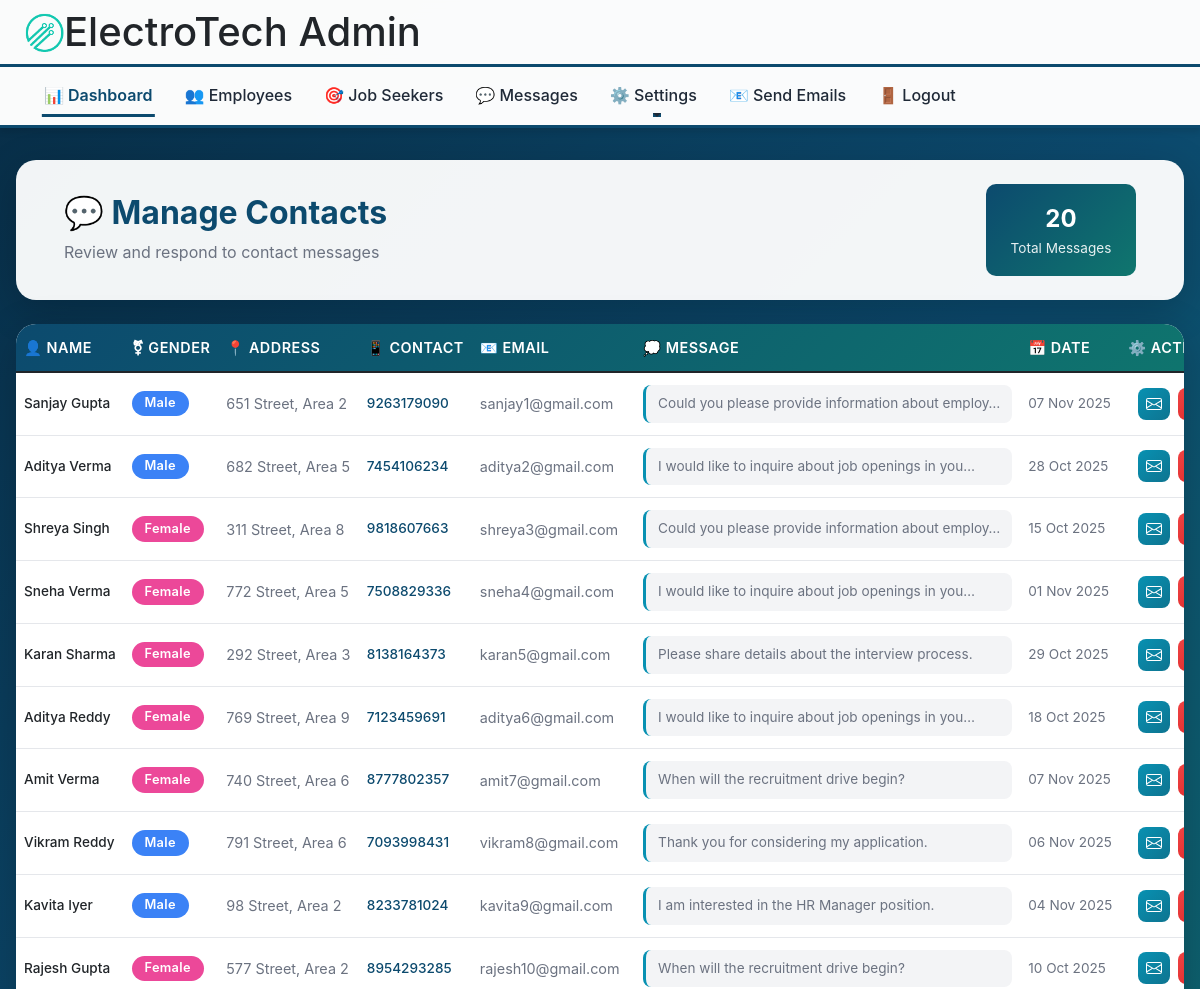
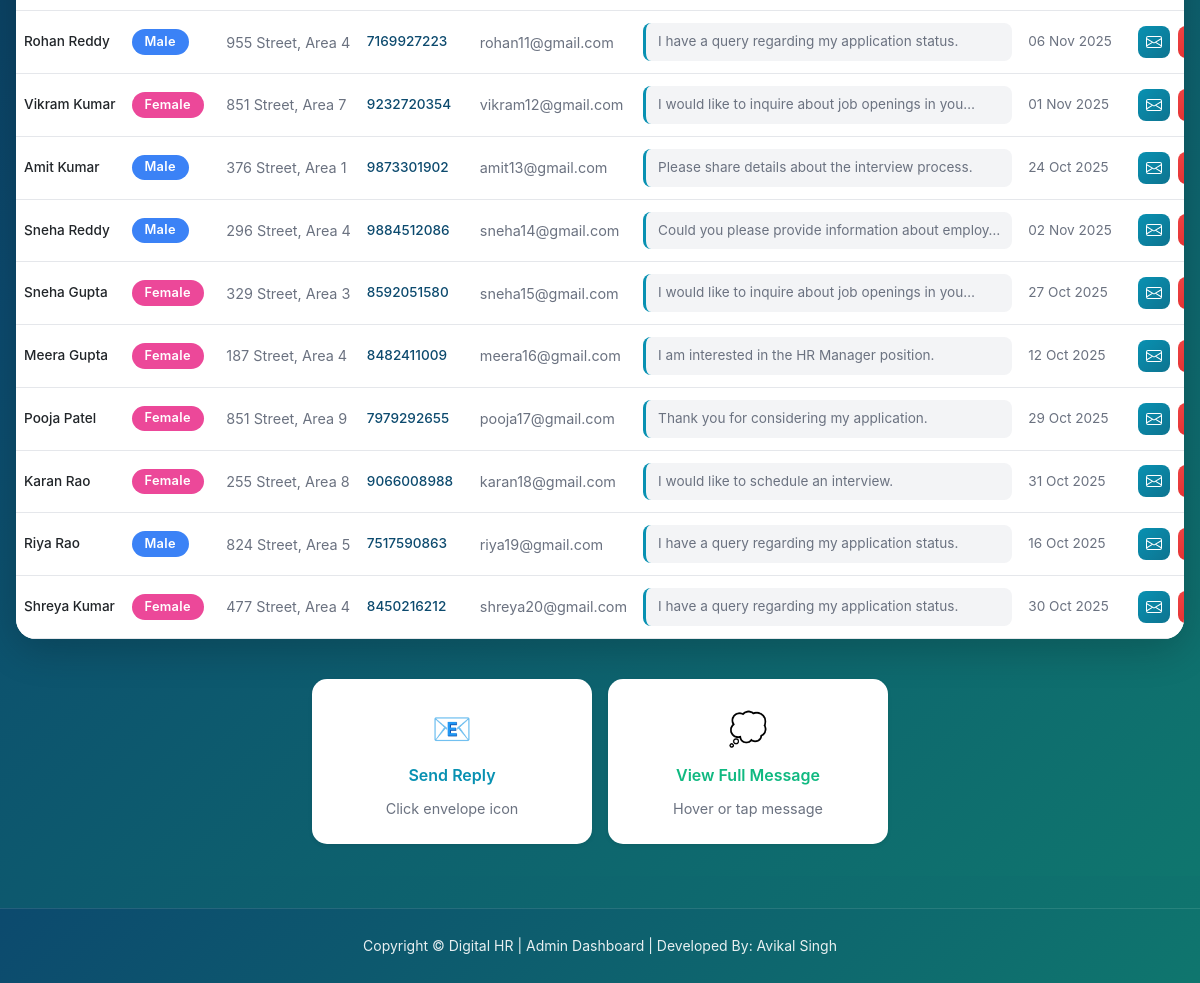
/contact_view (signed in), run on the app's committed database (2 pictures, top to bottom).
### home/models.py (models this page shows)
class Contact(models.Model):
    name = models.CharField(max_length=122)
    gender = models.CharField(max_length=122)
    address = models.TextField()
    contactno = models.IntegerField()
    email = models.EmailField(max_length=122)
    message = models.TextField()
    date = models.DateField()

### home/views.py (the view)
# urls.py: path("contact_view", views.contact_view, name = 'contact_view'),
def contact_view(request):
    if request.user.is_anonymous:
        return redirect("admin_login")
    contacts = Contact.objects.all()
    return render(request, 'admin_zone/contact_view.html', {'contacts': contacts})

### templates/admin_zone/contact_view.html (shortened to what this page needs)
{% extends 'admin_zone/admin_home.html' %}
{% load static %}
{% block body %}
<div style="background: linear-gradient(135deg, #082f49 0%, #0c4a6e 40%, #0f766e 100%); min-height: calc(100vh - 200px); padding: 2rem 1rem;">
    <div style="max-width: 1400px; margin: 0 auto; width: 100%;">
        <div class="card mb-4" style="background: rgba(255, 255, 255, 0.95); border: none; border-radius: 20px; box-shadow: 0 10px 40px rgba(0,0,0,0.2);">
            <div class="card-body py-4 px-5">
                <div style="display: flex; gap: 1rem; align-items: center; justify-content: space-between; flex-wrap: wrap;">
                    <div>
                        <h1 style="font-size: 2rem; font-weight: 700; color: var(--primary-color); margin: 0;">💬 Manage Contacts</h1>
                        <p style="color: var(--text-muted); margin-top: 0.5rem; margin-bottom: 0;">Review and respond to contact messages</p>
                    </div>
                    <div style="background: linear-gradient(135deg, var(--primary-color) 0%, var(--secondary-color) 100%); color: white; padding: 1rem 1.5rem; border-radius: 10px; text-align: center; min-width: 150px;">
                        <div style="font-size: 1.5rem; font-weight: 700;">{{ contacts|length }}</div>
                        <div style="font-size: 0.85rem; opacity: 0.9;">Total Messages</div>
                    </div>
                </div>
            </div>
        </div>
        <div class="card" style="background: white; border: none; border-radius: 20px; box-shadow: 0 10px 40px rgba(0,0,0,0.2); overflow: hidden;">
            <div class="table-responsive">
                <table class="table table-hover mb-0">
                    <thead style="background: linear-gradient(135deg, var(--primary-color) 0%, var(--secondary-color) 100%); color: white;">
                        <tr>
                            <th style="padding: 1.25rem 0.75rem; font-weight: 600; font-size: 0.9rem; width: 10%;">👤 Name</th>
                            <th style="padding: 1.25rem 0.75rem; font-weight: 600; font-size: 0.9rem; width: 8%;">⚧ Gender</th>
                            <th style="padding: 1.25rem 0.75rem; font-weight: 600; font-size: 0.9rem; width: 12%;">📍 Address</th>
                            <th style="padding: 1.25rem 0.75rem; font-weight: 600; font-size: 0.9rem; width: 10%;">📱 Contact</th>
                            <th style="padding: 1.25rem 0.75rem; font-weight: 600; font-size: 0.9rem; width: 15%;">📧 Email</th>
                            <th style="padding: 1.25rem 0.75rem; font-weight: 600; font-size: 0.9rem; width: 30%;">💭 Message</th>
                            <th style="padding: 1.25rem 0.75rem; font-weight: 600; font-size: 0.9rem; width: 8%;">📅 Date</th>
                            <th style="padding: 1.25rem 0.75rem; font-weight: 600; font-size: 0.9rem; width: 7%; text-align: center;">⚙️ Actions</th>
                        </tr>
                    </thead>
                    <tbody>
                        {% if contacts %}
                            {% for contact in contacts %}
                            <tr style="border-bottom: 1px solid #e5e7eb;">
                                <td style="padding: 1rem 0.75rem; font-weight: 500;">
                                    <div style="overflow: hidden; text-overflow: ellipsis; white-space: nowrap;" title="{{ contact.name }}">
                                        {{ contact.name }}
                                    </div>
                                </td>
                                <td style="padding: 1rem 0.75rem;">
                                    <span class="badge" style="{% if contact.gender == 'Male' %}background: #3b82f6;{% elif contact.gender == 'Female' %}background: #ec4899;{% else %}background: #8b5cf6;{% endif %} color: white; padding: 0.4rem 0.8rem; font-size: 0.8rem; white-space: nowrap;">
                                        {{ contact.gender }}
                                    </span>
                                </td>
                                <td style="padding: 1rem 0.75rem; font-size: 0.9rem; color: var(--text-muted);">
                                    <div style="overflow: hidden; text-overflow: ellipsis; white-space: nowrap;" title="{{ contact.address }}">
                                        {{ contact.address }}
                                    </div>
                                </td>
                                <td style="padding: 1rem 0.75rem; font-weight: 500; color: var(--primary-color); white-space: nowrap;">
                                    {{ contact.contactno }}
                                </td>
                                <td style="padding: 1rem 0.75rem; font-size: 0.9rem; color: var(--text-muted);">
                                    <div style="overflow: hidden; text-overflow: ellipsis; white-space: nowrap;" title="{{ contact.email }}">
                                        {{ contact.email }}
                                    </div>
                                </td>
                                <td style="padding: 1rem 0.75rem; font-size: 0.85rem; color: var(--text-muted); position: relative;">
                                    <div class="message-cell" data-message="{{ contact.message|escapejs }}" style="background: #f3f4f6; padding: 0.5rem 0.75rem; border-radius: 8px; border-left: 3px solid var(--info-color); overflow: hidden; text-overflow: ellipsis; white-space: nowrap; cursor: pointer;">
                                        {{ contact.message|truncatechars:50 }}
                                    </div>
                                </td>
                                <td style="padding: 1rem 0.75rem; color: var(--text-muted); font-size: 0.85rem; white-space: nowrap;">
                                    {{ contact.date|date:"d M Y" }}
                                </td>
                                <td style="padding: 1rem 0.75rem;">
                                    <div style="display: flex; gap: 0.5rem; justify-content: center;">
                                        <a href="/contact_mail?id={{ contact.id }}" style="display: inline-flex; align-items: center; justify-content: center; background: linear-gradient(135deg, var(--info-color) 0%, var(--info-dark) 100%); color: white; width: 32px; height: 32px; border-radius: 8px; text-decoration: none; transition: transform 0.3s, box-shadow 0.3s;" title="Send Reply Email" onmouseover="this.style.transform='scale(1.1)'; this.style.boxShadow='0 5px 15px rgba(8,145,178,0.4)'" onmouseout="this.style.transform='scale(1)'; this.style.boxShadow='none'">
                                        </a>
                                        <a href="del_contact?id={{ contact.id }}" style="display: inline-flex; align-items: center; justify-content: center; background: linear-gradient(135deg, var(--danger-color) 0%, var(--danger-dark) 100%); color: white; width: 32px; height: 32px; border-radius: 8px; text-decoration: none; transition: transform 0.3s, box-shadow 0.3s;" title="Delete Message" onclick="return confirm('Are you sure you want to delete this message from {{ contact.name }}?');" onmouseover="this.style.transform='scale(1.1)'; this.style.boxShadow='0 5px 15px rgba(239,68,68,0.4)'" onmouseout="this.style.transform='scale(1)'; this.style.boxShadow='none'">
                                        </a>
                                    </div>
                                </td>
                            </tr>
                            {% endfor %}
                        {% endif %}
                    </tbody>
                </table>
            </div>
        </div>
        <div class="row g-3 mt-4" style="display: flex; justify-content: center;">
            <div class="col-md-6 col-lg-3">
                <div class="card border-0 shadow-sm" style="background: white; border-radius: 15px; text-align: center; max-width: 280px; margin: 0 auto;">
                    <div class="card-body py-4">
                        <div style="font-size: 2rem; margin-bottom: 0.75rem;">📧</div>
                        <h6 style="font-weight: 600; color: var(--info-color); margin: 0;">Send Reply</h6>
                        <p style="font-size: 0.9rem; color: var(--text-muted); margin: 0.75rem 0 0 0;">Click envelope icon</p>
                    </div>
                </div>
            </div>
            <div class="col-md-6 col-lg-3">
                <div class="card border-0 shadow-sm" style="background: white; border-radius: 15px; text-align: center; max-width: 280px; margin: 0 auto;">
                    <div class="card-body py-4">
                        <div style="font-size: 2rem; margin-bottom: 0.75rem;">💭</div>
                        <h6 style="font-weight: 600; color: var(--success-color); margin: 0;">View Full Message</h6>
                        <p style="font-size: 0.9rem; color: var(--text-muted); margin: 0.75rem 0 0 0;">Hover or tap message</p>
                    </div>
                </div>
            </div>
        </div>
    </div>
</div>
{% endblock body %}

### templates/admin_zone/admin_home.html (shortened to what this page needs)
{% load static %}
<!doctype html>
<html lang="en">
  <head>
    <link href="https://cdn.jsdelivr.net/npm/bootstrap@5.1.3/dist/css/bootstrap.min.css" rel="stylesheet">
    <link rel="stylesheet" href="https://cdn.jsdelivr.net/npm/bootstrap-icons@1.11.3/font/bootstrap-icons.min.css">
    <link href="{% static 'css/modern-hr.css' %}" rel="stylesheet">
  </head>
  <body>
    <h1 class="navbar navbar-expand-lg navbar-light bg-light mb-0 px-4">
      <img src="{% static 'images/logo4.png' %}" height="40" width="40" alt="Logo">
      ElectroTech Admin
    </h1>
    <nav class="navbar navbar-expand-lg navbar-light bg-light">
      <div class="container-fluid">
        <div class="collapse navbar-collapse" id="navbarSupportedContent">
          <ul class="navbar-nav me-auto mb-2 mb-lg-0">
            <li class="nav-item">
              <a class="nav-link active" href="/admin_home">📊 Dashboard</a>
            </li>
            <li class="nav-item">
              <a class="nav-link" href="/emp_reg">👥 Employees</a>
            </li>
            <li class="nav-item">
              <a class="nav-link" href="/jobseeker">🎯 Job Seekers</a>
            </li>
            <li class="nav-item">
              <a class="nav-link" href="/contact_view">💬 Messages</a>
            </li>
            <li class="nav-item dropdown">
              <a class="nav-link dropdown-toggle" href="#" id="navbarDropdown" role="button" data-bs-toggle="dropdown" aria-expanded="false">
                ⚙️ Settings
              </a>
            </li>
            <li class="nav-item">
              <a class="nav-link" href="/generate_mail">📧 Send Emails</a>
            </li>
            <li class="nav-item">
              <a class="nav-link" href="#" onclick="confirmLogout(event)">🚪 Logout</a>
            </li>
          </ul>
        </div>
      </div>
    </nav>
    {% block body %}{% endblock body %}
    <footer style="background: linear-gradient(135deg, #0c4a6e 0%, #0f766e 100%); color: white; text-align: center; padding: 1.5rem;">
      <small>Copyright © Digital HR | Admin Dashboard | Developed By: Avikal Singh</small>
    </footer>
  </body>
</html>

### static/css/modern-hr.css (style rules this page uses)
:root { --primary-color: #0c4a6e; --primary-dark: #082f49; --primary-light: #0369a1; --secondary-color: #0f766e; --success-color: #10b981; --success-dark: #059669; --warning-color: #f59e0b; --warning-dark: #d97706; --danger-color: #ef4444; --danger-dark: #dc2626; --info-color: #0891b2; --info-dark: #0e7490; --white: #ffffff; --light-bg: #f8fafc; --light-gray: #e5e7eb; --gray: #9ca3af; --dark-gray: #6b7280; --text-dark: #1f2937; --text-muted: #6b7280; --border-color: #e5e7eb; --shadow-xs: 0 1px 2px rgba(0, 0, 0, 0.05); --shadow-sm: 0 1px 3px rgba(0, 0, 0, 0.1); --shadow-md: 0 4px 6px rgba(0, 0, 0, 0.1); --shadow-lg: 0 10px 25px rgba(0, 0, 0, 0.15); --shadow-xl: 0 20px 40px rgba(0, 0, 0, 0.2); --transition-fast: all 0.15s ease; --transition: all 0.3s ease; --transition-slow: all 0.5s ease; --spacing-xs: 0.25rem; --spacing-sm: 0.5rem; --spacing-md: 1rem; --spacing-lg: 1.5rem; --spacing-xl: 2rem; --radius-sm: 6px; --radius-md: 10px; --radius-lg: 16px; --radius-xl: 24px; --radius-full: 9999px; --z-dropdown: 1000; --z-sticky: 1020; --z-fixed: 1030; --z-modal-backdrop: 1040; --z-modal: 1050; --z-popover: 1060; --z-tooltip: 1070; }
* { box-sizing: border-box; }
body { font-family: -apple-system, BlinkMacSystemFont, 'Segoe UI', Roboto, 'Helvetica Neue', Arial, sans-serif; background: linear-gradient(135deg, #082f49 0%, #0c4a6e 40%, #0f766e 100%) !important; background-attachment: fixed !important; min-height: 100vh; line-height: 1.6; -webkit-font-smoothing: antialiased; -moz-osx-font-smoothing: grayscale; transition: var(--transition); }
html { scroll-behavior: smooth; }
.navbar { box-shadow: var(--shadow-md); border-bottom: 3px solid var(--primary-color); backdrop-filter: blur(10px); background: rgba(255, 255, 255, 0.98) !important; position: sticky; top: 0; z-index: var(--z-sticky); transition: var(--transition); }
.navbar img { transition: transform 0.5s ease; border-radius: var(--radius-md); }
.nav-link { font-weight: 500; position: relative; padding: 0.5rem 1rem !important; transition: var(--transition); color: var(--text-dark) !important; }
.nav-link::after { content: ''; position: absolute; bottom: 0; left: 50%; width: 0; height: 3px; background: var(--primary-color); transition: all 0.3s ease; transform: translateX(-50%); }
.nav-link:hover::after, .nav-link.active::after { width: 80%; }
.nav-link.active { color: var(--primary-color) !important; font-weight: 600; }
.form-group, .mb-3, .mb-2 { position: relative; }
.table-responsive { border-radius: var(--radius-lg); overflow: hidden; box-shadow: var(--shadow-md); background: white; }
table { background: white; border-radius: var(--radius-lg); overflow: hidden; box-shadow: var(--shadow-md); width: 100%; }
.table { margin-bottom: 0; }
thead { background: linear-gradient(135deg, var(--primary-color) 0%, var(--secondary-color) 100%); color: white; position: sticky; top: 0; z-index: 10; }
thead th { border: none; padding: 1rem; font-weight: 600; text-transform: uppercase; letter-spacing: 0.5px; font-size: 0.85rem; white-space: nowrap; position: relative; }
thead th::after { content: ''; position: absolute; bottom: 0; left: 0; width: 0; height: 2px; background: white; transition: var(--transition); }
tbody tr { transition: var(--transition); border-bottom: 1px solid var(--border-color); }
tbody tr:last-child { border-bottom: none; }
tbody td { padding: 1rem; vertical-align: middle; }
.card { border: none; border-radius: var(--radius-xl); box-shadow: var(--shadow-md); transition: var(--transition); overflow: hidden; background: white; }
.card-body { padding: 1.5rem; }
a:not(.btn):not(.nav-link):not(.dropdown-item):not(.page-link) { color: var(--primary-color); text-decoration: none; transition: var(--transition); position: relative; }
.badge { padding: 0.5rem 1rem; border-radius: var(--radius-full); font-weight: 600; letter-spacing: 0.3px; font-size: 0.85rem; display: inline-flex; align-items: center; gap: 0.25rem; }
footer { background: rgba(0, 0, 0, 0.3); backdrop-filter: blur(10px); padding: var(--spacing-xl) var(--spacing-md); margin-top: var(--spacing-xl); border-top: 1px solid rgba(255, 255, 255, 0.1); text-align: center; }
footer small { opacity: 0.9; color: white; }
#content, .container, .container-fluid { animation: fadeIn 0.6s ease; }

### data on the page
Contact: name "Sanjay Gupta", gender "Male", address "651 Street, Area 2", contactno "9263179090", email "sanjay1@gmail.com", message "Could you please provide information about employ…", date "07 Nov 2025"
Contact: name "Aditya Verma", gender "Male", address "682 Street, Area 5", contactno "7454106234", email "aditya2@gmail.com", message "I would like to inquire about job openings in you…", date "28 Oct 2025"
Contact: name "Shreya Singh", gender "Female", address "311 Street, Area 8", contactno "9818607663", email "shreya3@gmail.com", message "Could you please provide information about employ…", date "15 Oct 2025"
Contact: name "Sneha Verma", gender "Female", address "772 Street, Area 5", contactno "7508829336", email "sneha4@gmail.com", message "I would like to inquire about job openings in you…", date "01 Nov 2025"
Contact: name "Karan Sharma", gender "Female", address "292 Street, Area 3", contactno "8138164373", email "karan5@gmail.com", message "Please share details about the interview process.", date "29 Oct 2025"
Contact: name "Aditya Reddy", gender "Female", address "769 Street, Area 9", contactno "7123459691", email "aditya6@gmail.com", message "I would like to inquire about job openings in you…", date "18 Oct 2025"
Contact: name "Amit Verma", gender "Female", address "740 Street, Area 6", contactno "8777802357", email "amit7@gmail.com", message "When will the recruitment drive begin?", date "07 Nov 2025"
Contact: name "Vikram Reddy", gender "Male", address "791 Street, Area 6", contactno "7093998431", email "vikram8@gmail.com", message "Thank you for considering my application.", date "06 Nov 2025"
Contact: name "Kavita Iyer", gender "Male", address "98 Street, Area 2", contactno "8233781024", email "kavita9@gmail.com", message "I am interested in the HR Manager position.", date "04 Nov 2025"
Contact: name "Rajesh Gupta", gender "Female", address "577 Street, Area 2", contactno "8954293285", email "rajesh10@gmail.com", message "When will the recruitment drive begin?", date "10 Oct 2025"
Contact: name "Rohan Reddy", gender "Male", address "955 Street, Area 4", contactno "7169927223", email "rohan11@gmail.com", message "I have a query regarding my application status.", date "06 Nov 2025"
Contact: name "Vikram Kumar", gender "Female", address "851 Street, Area 7", contactno "9232720354", email "vikram12@gmail.com", message "I would like to inquire about job openings in you…", date "01 Nov 2025"
Contact: name "Amit Kumar", gender "Male", address "376 Street, Area 1", contactno "9873301902", email "amit13@gmail.com", message "Please share details about the interview process.", date "24 Oct 2025"
Contact: name "Sneha Reddy", gender "Male", address "296 Street, Area 4", contactno "9884512086", email "sneha14@gmail.com", message "Could you please provide information about employ…", date "02 Nov 2025"
Contact: name "Sneha Gupta", gender "Female", address "329 Street, Area 3", contactno "8592051580", email "sneha15@gmail.com", message "I would like to inquire about job openings in you…", date "27 Oct 2025"
Contact: name "Meera Gupta", gender "Female", address "187 Street, Area 4", contactno "8482411009", email "meera16@gmail.com", message "I am interested in the HR Manager position.", date "12 Oct 2025"
Contact: name "Pooja Patel", gender "Female", address "851 Street, Area 9", contactno "7979292655", email "pooja17@gmail.com", message "Thank you for considering my application.", date "29 Oct 2025"
Contact: name "Karan Rao", gender "Female", address "255 Street, Area 8", contactno "9066008988", email "karan18@gmail.com", message "I would like to schedule an interview.", date "31 Oct 2025"
Contact: name "Riya Rao", gender "Male", address "824 Street, Area 5", contactno "7517590863", email "riya19@gmail.com", message "I have a query regarding my application status.", date "16 Oct 2025"
Contact: name "Shreya Kumar", gender "Female", address "477 Street, Area 4", contactno "8450216212", email "shreya20@gmail.com", message "I have a query regarding my application status.", date "30 Oct 2025"

### other printed values
{{ contacts|length }} "20"
